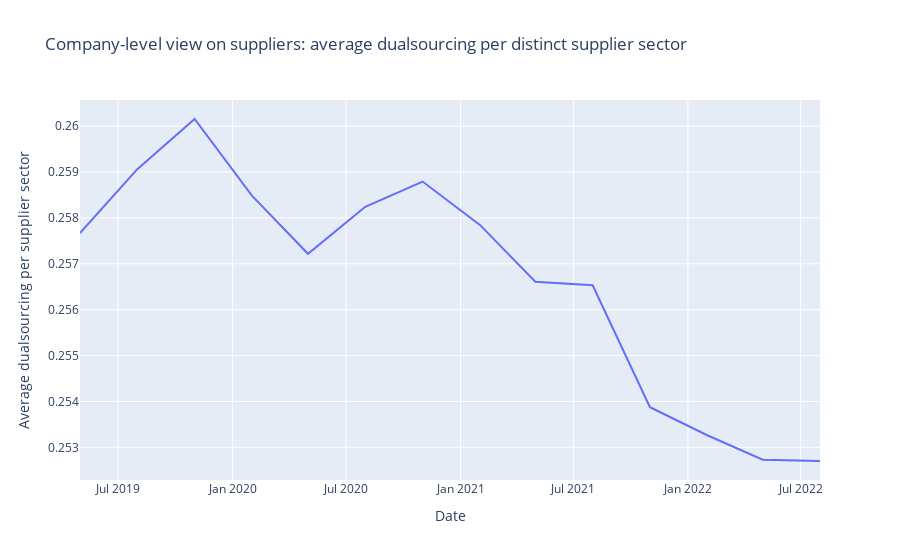

The notebook cell saved with this chart:
### Code cell
import plotly.express as px

px.line(x=dates, y=list_pct_dualsourcing,
        labels={
            "x": "Date",
            "y": "Average dualsourcing per supplier sector",
        },
        title='Company-level view on suppliers: average dualsourcing per distinct supplier sector')

#(measured as two or more suppliers from the same sector)

### Figure 1 — Plotly figure (JSON) as saved in the notebook; plotly's stock layout.template omitted (floating-point values rounded to 4 significant figures)
{"data": [{"hovertemplate": "Date=%{x}<br>Average dualsourcing per supplier sector=%{y}<extra></extra>", "legendgroup": "", "line": {"color": "#636efa", "dash": "solid"}, "marker": {"symbol": "circle"}, "mode": "lines", "name": "", "orientation": "v", "showlegend": false, "type": "scatter", "x": ["2019-05-01T00:00:00", "2019-08-01T00:00:00", "2019-11-01T00:00:00", "2020-02-01T00:00:00", "2020-05-01T00:00:00", "2020-08-01T00:00:00", "2020-11-01T00:00:00", "2021-02-01T00:00:00", "2021-05-01T00:00:00", "2021-08-01T00:00:00", "2021-11-01T00:00:00", "2022-02-01T00:00:00", "2022-05-01T00:00:00", "2022-08-01T00:00:00"], "xaxis": "x", "y": [0.2577, 0.2591, 0.2602, 0.2585, 0.2572, 0.2582, 0.2588, 0.2578, 0.2566, 0.2565, 0.2539, 0.2533, 0.2527, 0.2527], "yaxis": "y"}], "layout": {"legend": {"tracegroupgap": 0}, "title": {"text": "Company-level view on suppliers: average dualsourcing per distinct supplier sector"}, "xaxis": {"anchor": "y", "domain": [0, 1], "title": {"text": "Date"}}, "yaxis": {"anchor": "x", "domain": [0, 1], "title": {"text": "Average dualsourcing per supplier sector"}}}}
